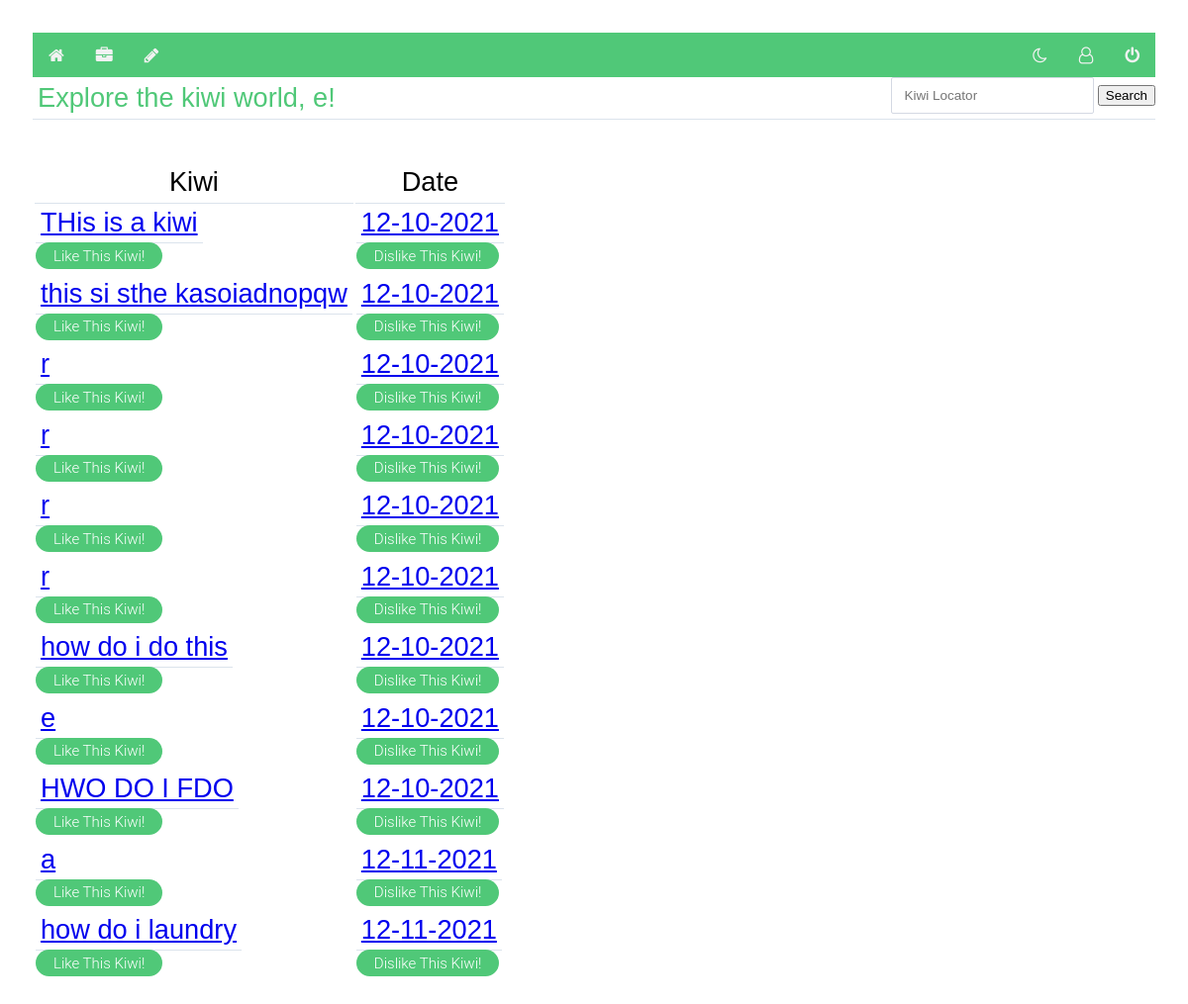
The page /index (signed in) on the database its author committed.
### models.py (models this page shows, shortened)
class Note(db.Model):
    id = db.Column("id", db.Integer, primary_key=True)
    title = db.Column("title", db.String(200))
    text = db.Column("text", db.String(100))
    date = db.Column("date", db.String(50))
    user_id = db.Column(db.Integer,db.ForeignKey("user.id"), nullable = False)
    comments = db.relationship("Comment", backref="note",cascade = "all, delete-orphan", lazy=True)
    score = db.Column("score", db.Integer)
    votes = db.Column("totalVotes", db.Integer)

### flask06.py (the view)
@app.route('/')
@app.route('/index')
def index():
    if session.get('user'):
        all_notes = db.session.query(Note).all()
        return render_template('index.html', notes=all_notes, user=session['user'])
    else:
        return redirect(url_for('register'))

### forms.py
class SearchForm(FlaskForm):
    results = StringField('Results', validators=[DataRequired()])
    submit = SubmitField("Submit")

### flask06.py (called while the page is built)
@app.context_processor
def base():
    form = SearchForm()
    return dict(form=form)

### templates/index.html (shortened to what this page needs)
<!DOCTYPE html>
<html lang="en">
    <head>
        <link rel="stylesheet" href="{{ url_for('static', filename='main.css') }}">
        <link rel="stylesheet" href="{{ url_for('static', filename='forms.css') }}">
        <link rel="stylesheet" href="https://cdnjs.cloudflare.com/ajax/libs/font-awesome/4.7.0/css/font-awesome.css">
    </head>
    <div class="topnav">
        <nav>
            {% if user %}
            <a class="fa fa-home" href="{{url_for('index')}}"></a>
            <a class="fa fa-briefcase"href="{{url_for('get_notes')}}"></a>
            <a class="fa fa-pencil"href="{{url_for('new_note')}}"></a>
            <div class="topnav-right">
                <a class="fa fa-moon-o" onclick="myFunction()"></a>
                <a class="fa fa-user-o"href="{{url_for('get_accounts')}}"></a>
                <a class="fa fa-power-off" href="{{url_for('logout')}}"></a>
            </div>
            {% else %}
            <a href="{{url_for('login')}}">Login</a>
            <a href="{{url_for('register')}}">Register</a>
            {% endif %}
        </nav>
    </div>
<body>
<div class="searchStuff">
        <form method="POST" action="{{ url_for('search')}}" class="searching">
                <input class="form-search" type="search" placeholder="Kiwi Locator" aria-label="Locate"
                       name="results">
                <button class="search-btn" type="submit">Search</button>
            </form>
    </div>
        <h1 class="title">Explore the kiwi world, {{user}}!</h1>
        <table>
                <th class="title">Kiwi</th>
                <th class="title">Date</th>
            {% for note in notes %}
            <tr>
                <td><a class="title" href="{{ url_for('get_note', note_id=note.id) }}">{{ note.title }}</a></td>
                <td><a class="title" href="{{ url_for('get_note', note_id=note.id) }}">{{ note.date }}</a></td>
            </tr>
            <td><a class="button3" href="{{ url_for('voteLike', note_id=note.id) }}">Like This Kiwi!</a></td>
                <td><a class="button3" href="{{ url_for('voteDislike', note_id=note.id) }}">Dislike This Kiwi!</a></td>
            {% endfor %}
        </table>
    </body>
</html>

### static/main.css (style rules this page uses)
body { padding: 30px 30px; background: light grey; }
h1 { color: #50C878; }
.topnav { background-color: #50C878; overflow: hidden; }
.topnav a { float: left; color: #f2f2f2; text-align: center; padding: 14px 16px; text-decoration: none; font-size: 17px; }
.topnav-right { float: right; }
.searchStuff { float: right; }
a.button3 { display:inline-block; padding:0.3em 1.2em; margin:0 0.3em 0.3em 0; border-radius:2em; box-sizing: border-box; text-decoration:none; font-family:'Roboto',sans-serif; font-weight:300; color:#FFFFFF; background-color: #50C878; text-align:center; transition: all 0.2s; }
body { padding: 25px; background-color: white; color: black; font-size: 15px; font-family: Helvetica, sans-serif; }

### static/forms.css (style rules this page uses)
form { width: 100%; }
.title { font-size: 1.7rem; font-weight: 300; border-bottom: 1px solid #dbe3ec; padding: 5px; margin: 0 0 40px 0; }
input, textarea { padding: 10px 13px; margin-bottom: 15px; border-radius: 2px; border: 1px solid #d4d9e3; font-weight: 200; color: #4d5060; font-family: 'Poppins', sans-serif; font-size: .9em; }

### rows shown on the page
Note: title "THis is a kiwi", date "12-10-2021"
Note: title "this si sthe kasoiadnopqw", date "12-10-2021"
Note: title "r", date "12-10-2021"
Note: title "r", date "12-10-2021"
Note: title "r", date "12-10-2021"
Note: title "r", date "12-10-2021"
Note: title "how do i do this", date "12-10-2021"
Note: title "e", date "12-10-2021"
Note: title "HWO DO I FDO", date "12-10-2021"
Note: title "a", date "12-11-2021"
Note: title "how do i laundry", date "12-11-2021"

### other values the page prints
{{ user }} "e"
